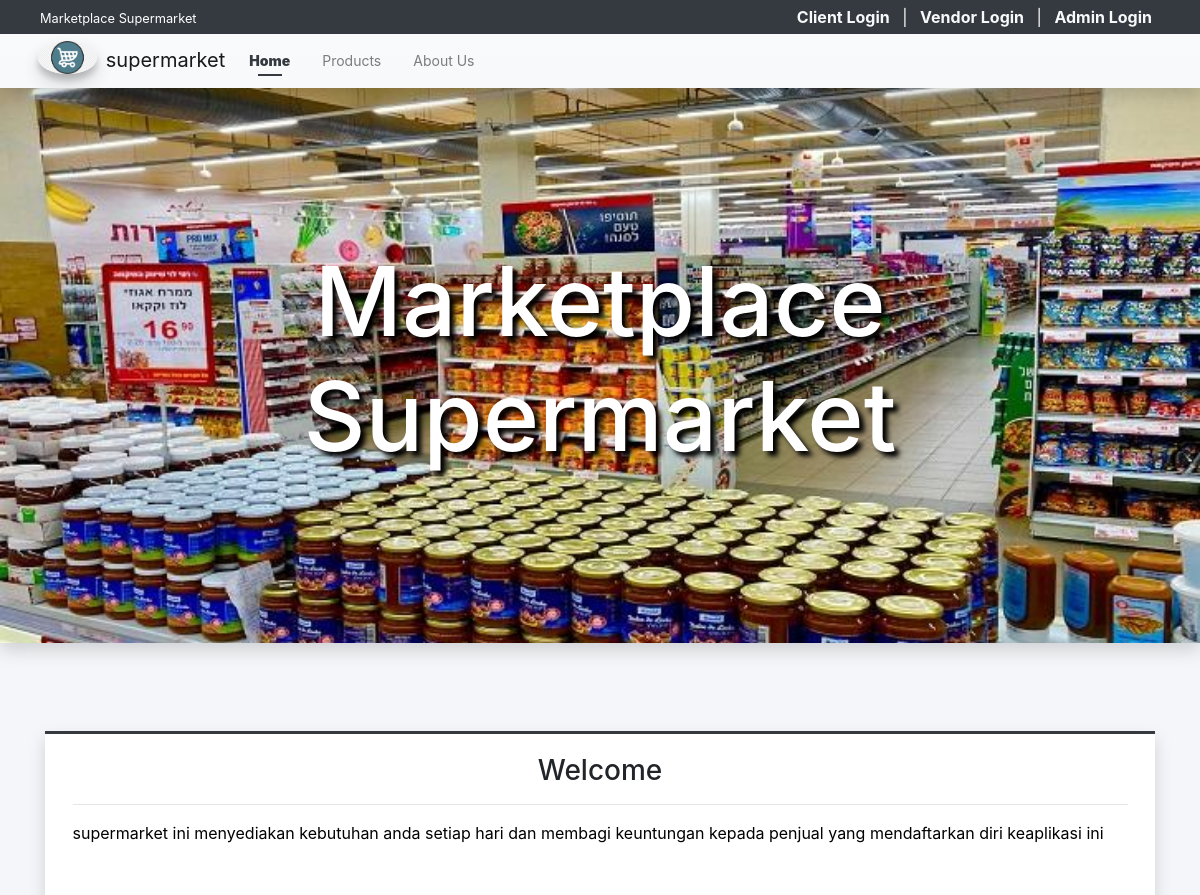
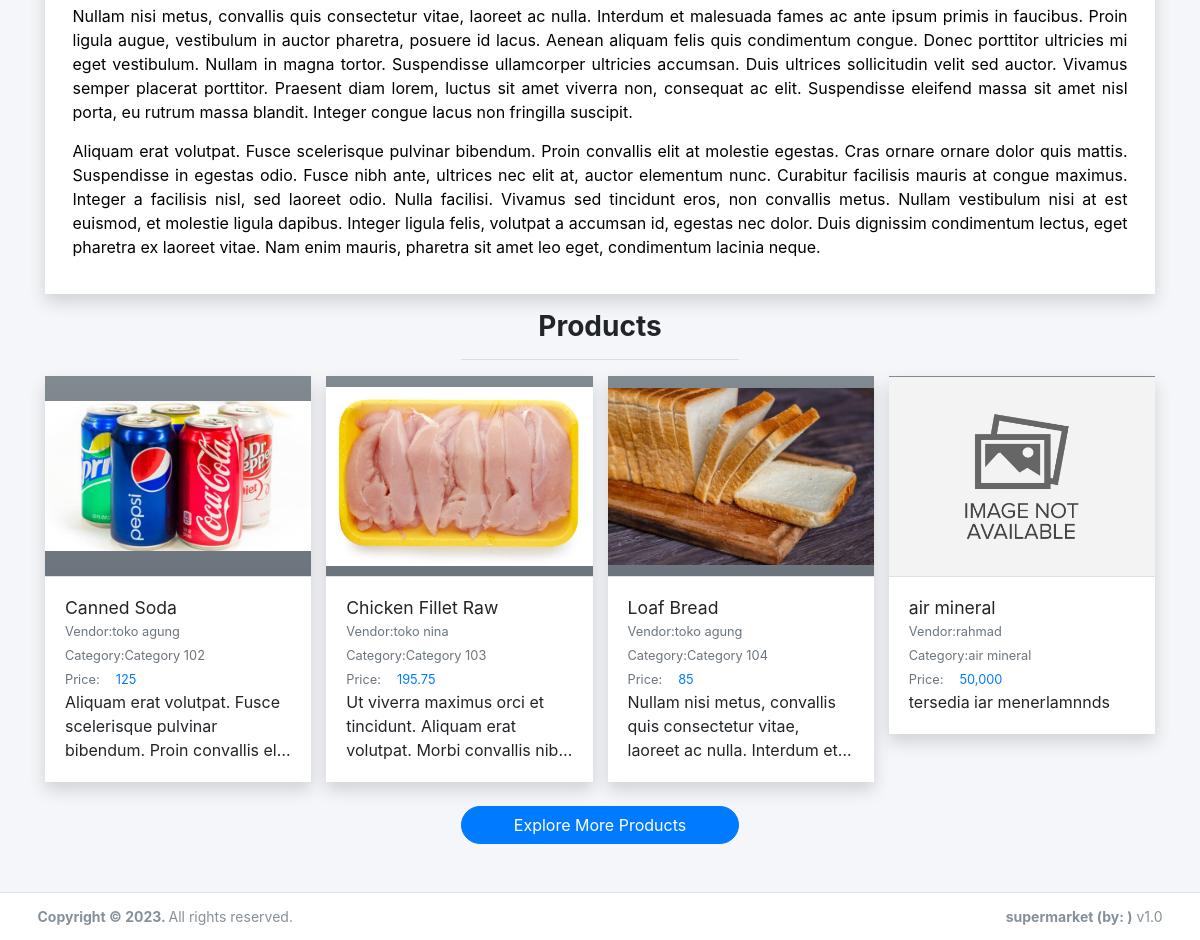
The page / on the database its author committed (2 pictures, top to bottom).
### tables this page shows
CREATE TABLE `product_list` (
  `id` int(30) NOT NULL,
  `vendor_id` int(30) DEFAULT NULL,
  `category_id` int(30) DEFAULT NULL,
  `name` text NOT NULL,
  `description` text NOT NULL,
  `price` double NOT NULL DEFAULT 0,
  `image_path` text DEFAULT NULL,
  `status` tinyint(1) NOT NULL DEFAULT 1,
  `delete_flag` tinyint(1) NOT NULL DEFAULT 0,
  `date_created` datetime NOT NULL DEFAULT current_timestamp(),
  `date_updated` datetime DEFAULT NULL ON UPDATE current_timestamp()
);

CREATE TABLE `vendor_list` (
  `id` int(30) NOT NULL,
  `code` varchar(100) NOT NULL,
  `shop_type_id` int(30) NOT NULL,
  `shop_name` text NOT NULL,
  `shop_owner` text NOT NULL,
  `contact` text NOT NULL,
  `username` text NOT NULL,
  `password` text NOT NULL,
  `avatar` text DEFAULT NULL,
  `status` tinyint(1) NOT NULL DEFAULT 1,
  `delete_flag` tinyint(1) NOT NULL DEFAULT 0,
  `date_created` datetime NOT NULL DEFAULT current_timestamp(),
  `date_updated` datetime DEFAULT NULL ON UPDATE current_timestamp()
);

CREATE TABLE `category_list` (
  `id` int(30) NOT NULL,
  `vendor_id` int(30) NOT NULL,
  `name` text NOT NULL,
  `description` text NOT NULL,
  `status` tinyint(1) NOT NULL DEFAULT 1,
  `delete_flag` tinyint(1) NOT NULL DEFAULT 0,
  `date_created` datetime NOT NULL DEFAULT current_timestamp(),
  `date_updated` datetime DEFAULT NULL ON UPDATE current_timestamp()
);

### classes/DBConnection.php (called while the page is built, shortened)
<?php
class DBConnection{
    private $host = DB_SERVER;
    private $username = DB_USERNAME;
    private $password = DB_PASSWORD;
    private $database = DB_NAME;
    public $conn;
    public function __construct(){
        if (!isset($this->conn)) {
            $this->conn = new mysqli($this->host, $this->username, $this->password, $this->database);
        }
    }
}
?>

### classes/SystemSettings.php (called while the page is built, shortened)
<?php
class SystemSettings extends DBConnection{
	function userdata($field = ''){
		if(!empty($field)){
			if(isset($_SESSION['userdata'][$field]))
				return $_SESSION['userdata'][$field];
			else
				return null;
		}else{
			return false;
		}
	}
	function info($field=''){
		if(!empty($field)){
			if(isset($_SESSION['system_info'][$field]))
				return $_SESSION['system_info'][$field];
			else
				return false;
		}else{
			return false;
		}
	}
}
$_settings = new SystemSettings();
?>

### config.php (called while the page is built, shortened)
<?php
require_once('classes/DBConnection.php');
require_once('classes/SystemSettings.php');
function validate_image($file){
    $file = explode("?",$file)[0];
	if(!empty($file)){
		if(is_file(base_app.$file)){
			return base_url.$file;
		}else{
			return base_url.'dist/img/no-image-available.png';
		}
	}else{
		return base_url.'dist/img/no-image-available.png';
	}
}
function format_num($number = 0, $max_decimal = ''){
    if(is_numeric($number)){
        $ex = explode('.',$number);
        $dec = isset($ex[1]) ? strlen($ex[1]) : 0;
        if(empty($max_decimal) || (is_numeric($max_decimal) && $max_decimal >= $dec)){
            return number_format($number,$dec);
        }else{
            if(is_numeric($max_decimal))
                return number_format($number,$max_decimal);
            else
                return "Invalid Maximum Decimal";
        }
    }else{
        return "Invalid Number";
    }
}
?>

### home.php (the view, shortened to what this page needs)
<div class="col-lg-12 py-5">
    <div class="contain-fluid">
        <div class="card card-outline card-dark shadow rounded-0">
            <div class="card-body rounded-0">
                <div class="container-fluid">
                    <h3 class="text-center">Welcome</h3>
                    <hr>
                    <div class="welcome-content">
                    </div>
                </div>
            </div>
        </div>
        <h3 class="text-center"><b>Products</b></h3>
        <center><hr class="w-25"></center>
        <div class="row" id="product_list">
            <?php
            $products = $conn->query("SELECT p.*, v.shop_name as vendor, c.name as `category` FROM `product_list` p inner join vendor_list v on p.vendor_id = v.id inner join category_list c on p.category_id = c.id where p.delete_flag = 0 and p.`status` =1 order by RAND() limit 4");
            while($row = $products->fetch_assoc()):
            ?>
            <div class="col-lg-3 col-md-6 col-sm-12 product-item">
                <a href="./?page=products/view_product&id=<?= $row['id'] ?>" class="card shadow rounded-0 text-reset text-decoration-none">
                <div class="product-img-holder position-relative">
                    <img src="<?= validate_image($row['image_path']) ?>" alt="Product-image" class="img-top product-img bg-gradient-gray">
                </div>
                    <div class="card-body border-top border-gray">
                        <h5 class="card-title text-truncate w-100"><?= $row['name'] ?></h5>
                        <div class="d-flex w-100">
                            <div class="col-auto px-0"><small class="text-muted">Vendor: </small></div>
                            <div class="col-auto px-0 flex-shrink-1 flex-grow-1"><p class="text-truncate m-0"><small class="text-muted"><?= $row['vendor'] ?></small></p></div>
                        </div>
                        <div class="d-flex">
                            <div class="col-auto px-0"><small class="text-muted">Category: </small></div>
                            <div class="col-auto px-0 flex-shrink-1 flex-grow-1"><p class="text-truncate m-0"><small class="text-muted"><?= $row['category'] ?></small></p></div>
                        </div>
                        <div class="d-flex">
                            <div class="col-auto px-0"><small class="text-muted">Price: </small></div>
                            <div class="col-auto px-0 flex-shrink-1 flex-grow-1"><p class="m-0 pl-3"><small class="text-primary"><?= format_num($row['price']) ?></small></p></div>
                        </div>
                        <p class="card-text truncate-3 w-100"><?= strip_tags(html_entity_decode($row['description'])) ?></p>
                    </div>
                </a>
            </div>
            <?php endwhile; ?>
        </div>
        <div class="text-center">
            <a href="./?page=products" class="btn btn-large btn-primary rounded-pill col-lg-3 col-md-5 col-sm-12">Explore More Products</a>
        </div>
    </div>
</div>

### index.php (shortened to what this page needs)
<?php require_once('./config.php'); ?>
 <!DOCTYPE html>
<html lang="en" class="" style="height: auto;">
<?php require_once('inc/header.php') ?>
  <body class="layout-top-nav layout-fixed layout-navbar-fixed" style="height: auto;">
    <div class="wrapper">
     <?php $page = isset($_GET['page']) ? $_GET['page'] : 'home';  ?>
     <?php require_once('inc/topBarNav.php') ?>
      <div class="content-wrapper pt-5" style="">
        <?php if($page == "home" || $page == "about"): ?>
          <div id="header" class="shadow mb-4">
              <div class="d-flex justify-content-center h-100 w-100 align-items-center flex-column px-3">
                  <h1 class="w-100 text-center site-title px-5"><?php echo $_settings->info('name') ?></h1>
              </div>
          </div>
        <?php endif; ?>
        <section class="content ">
          <div class="container">
            <?php
              if(!file_exists($page.".php") && !is_dir($page)){
                  include '404.html';
              }else{
                if(is_dir($page))
                  include $page.'/index.php';
                else
                  include $page.'.php';
              }
            ?>
          </div>
        </section>
      </div>
      <?php require_once('inc/footer.php') ?>
  </body>
</html>

### inc/header.php (shortened to what this page needs)
<head>
    <link rel="stylesheet" href="<?php echo base_url ?>plugins/fontawesome-free/css/all.min.css">
    <link rel="stylesheet" href="<?php echo base_url ?>plugins/tempusdominus-bootstrap-4/css/tempusdominus-bootstrap-4.min.css">
  <link rel="stylesheet" href="<?php echo base_url ?>plugins/datatables-bs4/css/dataTables.bootstrap4.min.css">
  <link rel="stylesheet" href="<?php echo base_url ?>plugins/datatables-responsive/css/responsive.bootstrap4.min.css">
  <link rel="stylesheet" href="<?php echo base_url ?>plugins/datatables-buttons/css/buttons.bootstrap4.min.css">
  <link rel="stylesheet" href="<?php echo base_url ?>plugins/select2/css/select2.min.css">
  <link rel="stylesheet" href="<?php echo base_url ?>plugins/select2-bootstrap4-theme/select2-bootstrap4.min.css">
    <link rel="stylesheet" href="<?php echo base_url ?>plugins/icheck-bootstrap/icheck-bootstrap.min.css">
    <link rel="stylesheet" href="<?php echo base_url ?>plugins/jqvmap/jqvmap.min.css">
    <link rel="stylesheet" href="<?php echo base_url ?>plugins/fullcalendar/main.css">
    <link rel="stylesheet" href="<?php echo base_url ?>plugins/overlayScrollbars/css/OverlayScrollbars.min.css">
    <link rel="stylesheet" href="<?php echo base_url ?>plugins/daterangepicker/daterangepicker.css">
    <link rel="stylesheet" href="<?php echo base_url ?>plugins/summernote/summernote-bs4.min.css">
  <link rel="stylesheet" href="<?php echo base_url ?>plugins/sweetalert2-theme-bootstrap-4/bootstrap-4.min.css">
    <link rel="stylesheet" href="<?php echo base_url ?>dist/css/adminlte.css">
    <link rel="stylesheet" href="<?php echo base_url ?>dist/css/custom.css">
  </head>

### inc/topBarNav.php (shortened to what this page needs)
<nav class="w-100 px-2 py-1 position-fixed top-0 bg-dark text-light" id="login-nav">
  <div class="d-flex justify-content-between w-100">
    <div>
      <p class="m-0 truncate-1"><small><?= $_settings->info('name') ?></small></p>
    </div>
    <div>
      <?php if($_settings->userdata('id') > 0 && $_settings->userdata('login_type') ==3): ?>
        <!-- <span class="mx-2">Howdy, <?= !empty($_settings->userdata('username')) ? $_settings->userdata('username') : $_settings->userdata('email') ?></span>
        <span class="mx-1"><a href="<?= base_url.'classes/Login.php?f=logout_client' ?>"><i class="fa fa-power-off"></i></a></span> -->
        <div class="dropdown">
          <a href="javascript:void(0)" class="dropdown-toggle text-reset text-decoration-none" id="dropdownMenuButton" data-toggle="dropdown" aria-haspopup="true" aria-expanded="false">
          <span class="mx-2"><img src="<?= validate_image($_settings->userdata('avatar')) ?>" class="img-thumbnail rounded-circle" alt="User Avatar" id="client-img-avatar">  <span class="mx-2">Howdy, <?= !empty($_settings->userdata('username')) ? $_settings->userdata('username') : $_settings->userdata('email') ?></span>
          </a>
          <div class="dropdown-menu" aria-labelledby="dropdownMenuButton">
            <a class="dropdown-item" href="./?page=manage_account">Manage Account</a>
            <a class="dropdown-item" href="<?= base_url.'classes/Login.php?f=logout_client' ?>">Logout</a>
          </div>
        </div>
      <?php else: ?>
        <a href="./login.php" class="mx-2 text-light text-decoration-none font-weight-bolder">Client Login</a> |
        <a href="./vendor" class="mx-2 text-light text-decoration-none font-weight-bolder">Vendor Login</a> |
        <a href="./admin" class="mx-2 text-light text-decoration-none font-weight-bolder">Admin Login</a>
      <?php endif; ?>
    </div>
  </div>
</nav>
<nav class="main-header navbar navbar-expand-md navbar-light border-0 text-sm bg-gradient-light shadow" id='top-Nav'>
  <div class="container">
    <a href="./" class="navbar-brand">
      <img src="<?php echo validate_image($_settings->info('logo'))?>" alt="Site Logo" class="brand-image img-circle elevation-3" style="opacity: .8">
      <span><?= $_settings->info('short_name') ?></span>
    </a>
    <div class="collapse navbar-collapse order-3" id="navbarCollapse">
      <ul class="navbar-nav">
        <li class="nav-item">
          <a href="./" class="nav-link <?= isset($page) && $page =='home' ? "active" : "" ?>">Home</a>
        </li>
        <li class="nav-item">
          <a href="./?page=products" class="nav-link <?= isset($page) && $page =='products' ? "active" : "" ?>">Products</a>
        </li>
        <li class="nav-item">
          <a href="./?page=about" class="nav-link <?= isset($page) && $page =='about' ? "active" : "" ?>">About Us</a>
        </li>
      </ul>
    </div>
  </div>
</nav>

### inc/footer.php (shortened to what this page needs)
<footer class="main-footer text-sm">
  <div class="container">
        <strong>Copyright © <?php echo date('Y') ?>.
        </strong>
        All rights reserved.
        <div class="float-right d-none d-sm-inline-block">
          <b><?php echo $_settings->info('short_name') ?> (by: <a href="m" target="blank"></a> )</b> v1.0
        </div>
      </div>
      </footer>
    </div>

### inc/topBarNav.php (style rules this page uses)
#login-nav { position: fixed !important; top: 0 !important; z-index: 1038; padding: 0.3em 2.5em !important; }
#top-Nav { top: 2.3em; }
.text-sm .layout-navbar-fixed .wrapper .main-header ~ .content-wrapper, .layout-navbar-fixed .wrapper .main-header.text-sm ~ .content-wrapper { margin-top: calc(3.6) !important; padding-top: calc(3.2em) !important }

### rows shown on the page
product_list: shows a picture, name "Canned Soda", vendor.shop_name "toko agung", category.name "Category 102", price "125", description "Aliquam erat volutpat. Fusce scelerisque pulvinar bibendum. Proin convallis…"
product_list: shows a picture, name "Chicken Fillet Raw", vendor.shop_name "toko nina", category.name "Category 103", price "195.75", description "Ut viverra maximus orci et tincidunt. Aliquam erat volutpat. Morbi convallis…"
product_list: shows a picture, name "Loaf Bread", vendor.shop_name "toko agung", category.name "Category 104", price "85", description "Nullam nisi metus, convallis quis consectetur vitae, laoreet ac nulla. Interdum…"
product_list: shows a picture, name "air mineral", vendor.shop_name "rahmad", category.name "air mineral", price "50,000", description "tersedia iar menerlamnnds"

### other values the page prints
$_settings->info('name') "Marketplace Supermarket"
$_settings->info('short_name') "supermarket"
